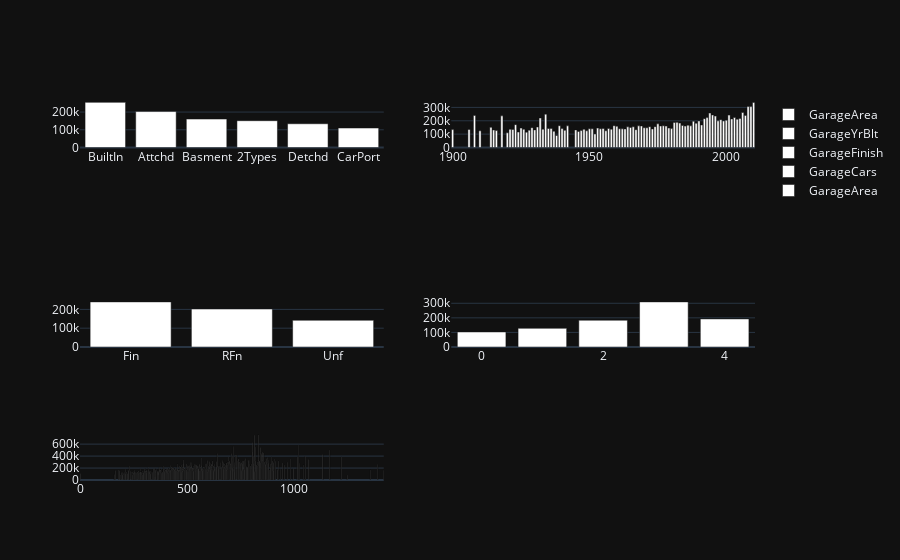

Write notebook code for a chart like this one.
### Code cell
GarageType=df.groupby("GarageType")["SalePrice"].mean().sort_values(ascending=False)
GarageYrBlt=df.groupby("GarageYrBlt")["SalePrice"].mean().sort_values(ascending=False)
GarageFinish=df.groupby("GarageFinish")["SalePrice"].mean().sort_values(ascending=False)
GarageCars=df.groupby("GarageCars")["SalePrice"].mean().sort_values(ascending=False)
GarageArea=df.groupby("GarageArea")["SalePrice"].mean().sort_values(ascending=False)

fig=make_subplots(rows=6,cols=2)
fig.add_trace(go.Bar(x=GarageType.index,name="GarageArea",y=GarageType.values,marker_color="white"),row=1,col=1)
fig.add_trace(go.Bar(x=GarageYrBlt.index.to_list(),name="GarageYrBlt",y=GarageYrBlt.values,marker_color="white"),row=1,col=2)
fig.add_trace(go.Bar(x=GarageFinish.index,name="GarageFinish",y=GarageFinish.values,marker_color="white"),row=4,col=1)
fig.add_trace(go.Bar(x=GarageCars.index,name="GarageCars",y=GarageCars.values,marker_color="white"),row=4,col=2)
fig.add_trace(go.Bar(x=GarageArea.index,name="GarageArea",y=GarageArea.values,marker_color="white"),row=6,col=1)

fig.update_layout(
    template="plotly_dark"
)
fig.show()

### Figure 1 — Plotly figure (JSON) as saved in the notebook; plotly's stock layout.template omitted (floating-point values rounded to 4 significant figures; data arrays with more than 128 entries replaced by an {"elided": "..."} marker saying what was removed)
{"data": [{"marker": {"color": "white"}, "name": "GarageArea", "type": "bar", "x": ["BuiltIn", "Attchd", "Basment", "2Types", "Detchd", "CarPort"], "xaxis": "x", "y": [254800.0, 202900.0, 160600.0, 151300.0, 134100.0, 110000.0], "yaxis": "y"}, {"marker": {"color": "white"}, "name": "GarageYrBlt", "type": "bar", "x": [2010, 2008, 2009, 2006, 1994, 1934, 1995, 2001, 2007, 1908, 1918, 1996, 2003, 1993, 1932, 2005, 1992, 2002, 2004, 1998, 2000, 1997, 1990, 1999, 1988, 1982, 1981, 1983, 1989, 1975, 1923, 1991, 1986, 1984, 1939, 1959, 1977, 1968, 1987, 1942, 1969, 1976, 1978, 1985, 1960, 1974, 1972, 1966, 1964, 1931, 1914, 1965, 1929, 1970, 1971, 1979, 1925, 1953, 1936, 1957, 1955, 1935, 1940, 1980, 1961, 1951, 1950, 1954, 1962, 1963, 1973, 1933, 1958, 1926, 1948, 1921, 1906, 1922, 1900, 1967, 1930, 1945, 1915, 1928, 1941, 1916, 1947, 1956, 1910, 1949, 1937, 1946, 1924, 1927, 1920, 1952, 1938], "xaxis": "x2", "y": [337900.0, 306600.0, 306111, 262000.0, 258100, 249550, 243600.0, 242630, 240400.0, 240000, 237000, 235600.0, 224400.0, 223900.0, 221300.0, 217900.0, 216000, 214100.0, 211600.0, 208500.0, 204200.0, 199500.0, 199000.0, 198700.0, 196900.0, 188225, 188090, 182600.0, 181590, 177200.0, 171200.0, 168900.0, 167200.0, 165625, 163400.0, 163400.0, 162900.0, 162100.0, 162000.0, 162000, 161300.0, 160900.0, 160500.0, 160200, 159100.0, 156300.0, 156000.0, 155200.0, 154800.0, 153475, 150900.0, 150400.0, 148500, 147800, 147600, 146000.0, 145890, 145200.0, 142900, 142400.0, 142300.0, 142250, 141800.0, 141400.0, 140300.0, 140100.0, 139900.0, 139700.0, 139700.0, 139100.0, 138950, 137500, 137100.0, 136400.0, 136200, 135800, 135000, 134800, 133900, 133400.0, 131900.0, 131875, 131200, 129875, 128450, 126800, 126750, 125400.0, 125000, 125000.0, 121750, 120500, 116200.0, 115000, 110000.0, 101331, 89850], "yaxis": "y2"}, {"marker": {"color": "white"}, "name": "GarageFinish", "type": "bar", "x": ["Fin", "RFn", "Unf"], "xaxis": "x7", "y": [240100.0, 202100.0, 142200.0], "yaxis": "y7"}, {"marker": {"color": "white"}, "name": "GarageCars", "type": "bar", "x": [3, 4, 2, 1, 0], "xaxis": "x8", "y": [309600.0, 192700.0, 183900.0, 128100.0, 103300.0], "yaxis": "y8"}, {"marker": {"color": "white"}, "name": "GarageArea", "type": "bar", "x": {"elided": "441 int values"}, "xaxis": "x11", "y": {"elided": "441 float values"}, "yaxis": "y11"}], "layout": {"xaxis": {"anchor": "y", "domain": [0, 0.45]}, "xaxis10": {"anchor": "y10", "domain": [0.55, 1]}, "xaxis11": {"anchor": "y11", "domain": [0, 0.45]}, "xaxis12": {"anchor": "y12", "domain": [0.55, 1]}, "xaxis2": {"anchor": "y2", "domain": [0.55, 1]}, "xaxis3": {"anchor": "y3", "domain": [0, 0.45]}, "xaxis4": {"anchor": "y4", "domain": [0.55, 1]}, "xaxis5": {"anchor": "y5", "domain": [0, 0.45]}, "xaxis6": {"anchor": "y6", "domain": [0.55, 1]}, "xaxis7": {"anchor": "y7", "domain": [0, 0.45]}, "xaxis8": {"anchor": "y8", "domain": [0.55, 1]}, "xaxis9": {"anchor": "y9", "domain": [0, 0.45]}, "yaxis": {"anchor": "x", "domain": [0.875, 1]}, "yaxis10": {"anchor": "x10", "domain": [0.175, 0.3]}, "yaxis11": {"anchor": "x11", "domain": [0, 0.125]}, "yaxis12": {"anchor": "x12", "domain": [0, 0.125]}, "yaxis2": {"anchor": "x2", "domain": [0.875, 1]}, "yaxis3": {"anchor": "x3", "domain": [0.7, 0.825]}, "yaxis4": {"anchor": "x4", "domain": [0.7, 0.825]}, "yaxis5": {"anchor": "x5", "domain": [0.525, 0.65]}, "yaxis6": {"anchor": "x6", "domain": [0.525, 0.65]}, "yaxis7": {"anchor": "x7", "domain": [0.35, 0.475]}, "yaxis8": {"anchor": "x8", "domain": [0.35, 0.475]}, "yaxis9": {"anchor": "x9", "domain": [0.175, 0.3]}}}
